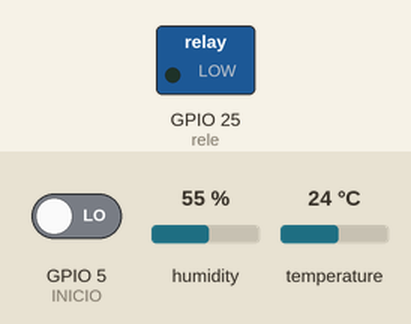
Simulated run of this sketch. Board: ESP32. Shown: switched loads named in the sketch (green lamp = pin HIGH). The inputs (shaded band) are chosen by the test bench; at power-on: GPIO 5 (INICIO) LOW, humidity 55 %, temperature 24 °C. WiFi joins after 1.5 s; servers stay silent unless stated; uploads are accepted with an empty reply; what the sketch prints to the serial monitor is not drawn.

Above: at 2.7 s.
2.8 s: GPIO 5 (INICIO) driven HIGH
At 13.2 s:
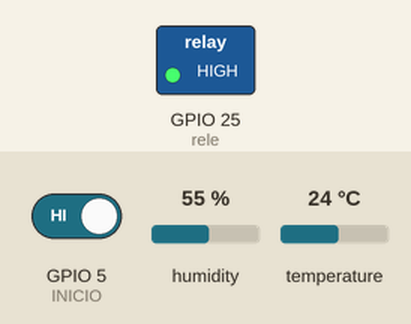
17.8 s: GPIO 5 (INICIO) driven LOW
At 18.9 s:
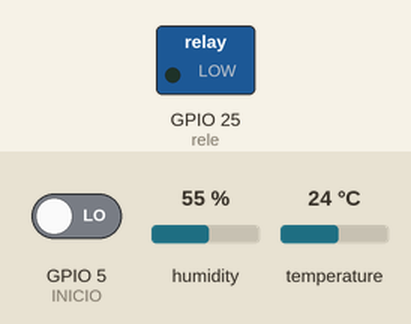
Timing chart, 0 to 20.8 s (numbered marks = the images above; inputs shaded):
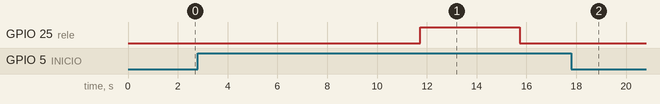

The sketch:

proyecto.ino
```cpp
// #include <Arduino.h>
#include <WiFi.h>
#include "DHT.h"
#include <Wire.h>
#include <HTTPClient.h>

/* 1. Define WiFi credentials */
#define WIFI_SSID "SPEEDY-RAMIREZ"
#define WIFI_PASSWORD "R@mirez2022"
const String url = "https://ambiente-n3bl.onrender.com/datos";
// const String url = "http://192.168.88.109:3000/datos";

/* 2. Define Sensores */
#define DHTPIN 27     // Pin digital conectado al sensor DHT
#define DHTTYPE DHT11 // Detalle tipo de sensor
DHT dht(DHTPIN, DHTTYPE); // Initialize DHT sensor.

bool estado = true;

////  PINES ////
// Entradas
const int UV_SENSOR = 13; // Sensor UV
const int SHS = 32;   // Sensor de humedad de suelo
const int INICIO = 5;   // INICIO
// Salidas
const int rele = 25;

void setup() {
  Serial.begin(115200);
  pinMode(INICIO, INPUT);
  pinMode(rele, OUTPUT);
  dht.begin();

  // Wifi
  WiFi.begin(WIFI_SSID, WIFI_PASSWORD);
  Serial.print("Conectando a Wi-Fi");
  while (WiFi.status() != WL_CONNECTED) {
    Serial.print(".");
    delay(300);
  }
  Serial.println();
  Serial.print("Conectado con IP: ");
  Serial.println(WiFi.localIP());
  Serial.println();
}

void loop() {

  delay(10000); // Espere unos segundos entre mediciones.

  if (digitalRead(INICIO) == HIGH) {
    if (WiFi.status() == WL_CONNECTED) {
      int uvLevel = analogRead(UV_SENSOR);  // lectura del Sensor de Luz Uv Ultravioleta
      float voltage = uvLevel * (3.3 / 4095.0); // Convertir el valor analógico a un valor de voltaje, 3.3V y resolución de 12 bits
      float uv = mapfloat(voltage, 0.0, 2.8, 0.0, 15.0); // Los valores pueden necesitar calibración
      int hs = map(analogRead(SHS), 0, 4095, 100, 0); // lectura del Sensor de Humedad de Suelo
      float h = dht.readHumidity(); // Leer la temperatura o la humedad tarda unos 250 milisegundos
      float t = dht.readTemperature(); // Leer la temperatura como Celsius (el valor predeterminado)
      float hic = dht.computeHeatIndex(t, h, false); // Calcular el índice de calor en grados Celsius (isFahreheit = false)

      // Verifique si alguna lectura falló (to try again).
      if (!isnan(h) && !isnan(t)) {
        sendSensorDataToServer(h, t, hs, uv);
        digitalWrite(rele, HIGH);
        delay(2000);
        digitalWrite(rele, LOW);
      } else {
        Serial.println("Error al leer desde el sensor DHT");
      }

      impresion_datos(h, t, hs, uv);

      // Actividad de lectura exitosa
      digitalWrite(rele, HIGH);
      delay(2000);
      digitalWrite(rele, LOW);
      delay(2000);

      estado = true;
    }
  } else {
    if (estado) {
      Serial.println("Esperando INICIO");
      estado = false;
    }
  }
}

void sendSensorDataToServer(float humidity, float temperature, int soilMoisture, float uvIntensity) {
  // INICIA CONEXCION DE DATOS
  HTTPClient http;
  http.begin(url); // tu servidor
  http.addHeader("Content-Type", "application/json"); // cabecera de la pagina

  String request = "{\"humedad_a\":" + String(humidity) + ",\"temperatura\":" + String(temperature) + ",\"humedad_s\":" + String(soilMoisture) + ",\"intensidad\":" + String(uvIntensity) + "}";
  int req_body= http.POST(request); // envia datos metodo POST (request)

  if (req_body > 0) { // Verifica que la conexión fue exitosa
    String resp = http.getString();
    Serial.println("Envio de datos exitoso");
  } else {
    Serial.print("Error en la solicitud: ");
    Serial.println(req_body);
  }
  http.end();
}


void impresion_datos(float humidity, float temperature, int soilMoisture, float uvIntensity) {
  Serial.print(F("Humedad: "));
  Serial.print(humidity);
  Serial.print(F("%  Temperatura: "));
  Serial.print(temperature);
  Serial.print(F("°C  \t humedad de suelo: "));
  Serial.print(soilMoisture);
  Serial.print(F("%  \t Intensidad UV:"));
  Serial.print(uvIntensity);
  Serial.println(F("mW/cm^2"));
}

// Función para asignar un valor flotante
float mapfloat(float x, float in_min, float in_max, float out_min, float out_max) {
  return (x - in_min) * (out_max - out_min) / (in_max - in_min) + out_min;
}
```

Measured:
- after the input at 2.8 s, GPIO 25 (rele): LOW → HIGH after 8.9 s, → LOW 4.0 s later
- after the input at 17.8 s, GPIO 25 (rele): stays LOW (without the input it goes to HIGH after 10.2 s)
